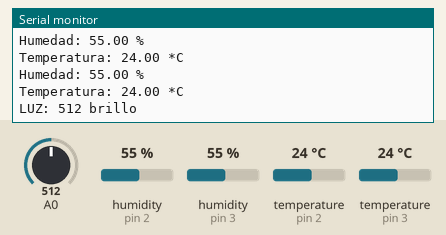
Bench run of a sketch on a simulated Arduino Uno, built with avr-gcc and run on an emulated ATmega328P. Parts: the last lines printed to the serial monitor. Inputs (shaded band) come from the test bench; at power-on: A0 = 512, humidity (sensors on pin 2, pin 3) 55 %, temperature (sensors on pin 2, pin 3) 24 °C.

Above: at 7.8 s.
7.9 s: A0 set to 106
At 8.7 s:
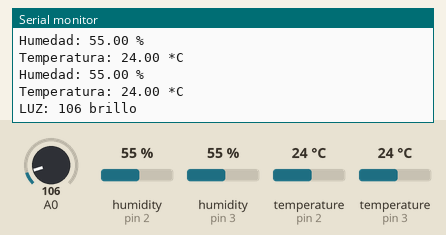
14.4 s: A0 set to 95
At 17.9 s:
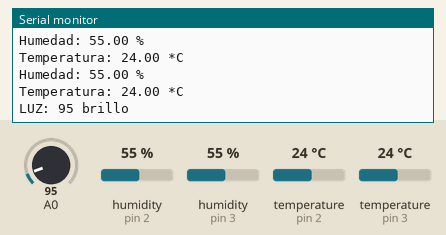
Timing chart, 0 to 19.4 s (numbered marks = the images above; inputs shaded):
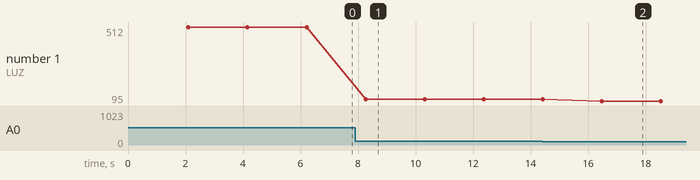

The sketch:

ultimo.ino
```cpp
#include "DHT.h"
DHT dht1(2,DHT22);
DHT dht2(3,DHT22);
int l=0;
int lx=0;
void setup() {
  Serial.begin(9600);
  Serial.println("InternetdelasCosas.cl\n\nPrueba de sensor DHTxx!");
  dht1.begin();
}

void loop() {

  delay(2000);
  float h = dht1.readHumidity();
  float t = dht1.readTemperature();
  float h1 = dht2.readHumidity();
  float t1 = dht2.readTemperature();
  lx=analogRead (0);
  if (isnan(h) || isnan(t)) {
    Serial.println("Falla al leer el sensor DHT!");
    return;
  }
  Serial.print("Humedad: ");
  Serial.print(h);
  Serial.println(" %\t");
  Serial.print("Temperatura: ");
  Serial.print(t);
  Serial.println(" *C ");
   Serial.print("Humedad: ");
  Serial.print(h1);
  Serial.println(" %\t");
  Serial.print("Temperatura: ");
  Serial.print(t1);
  Serial.println(" *C ");
  Serial.print("LUZ: ");
  Serial.print(lx);
  Serial.println(" brillo ");
  Serial.println();
}
```

Measured:
- after the input at 7.9 s, the serial monitor: prints a new line after 0.36 s (image 1)
- after the input at 14.4 s, the serial monitor: prints a new line after 2.1 s (image 2)
- plotted number 1: 512 → 106 after the input at 7.9 s, 106 → 95 after the input at 14.4 s
